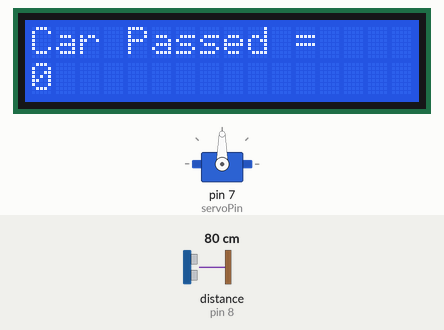
Simulated run of this sketch. Board: Arduino Uno, built with avr-gcc and run on an emulated ATmega328P. Shown: servo, 16×2 character LCD. Wiring (inferred from the names in the program): ultrasonic range finder: trigger pin 9; echo pin 8. The test bench sets the inputs (shaded band); at power-on: distance to the obstacle (sensor on pin 8) 80 cm. The echo pulse lasts 58.3 µs per cm; what the sketch prints to the serial monitor is not drawn.

Above: at 1.2 s.
1.3 s: distance to the obstacle (sensor on pin 8) set to 13 cm
2.8 s: distance to the obstacle (sensor on pin 8) set to 10 cm
At 3.2 s:
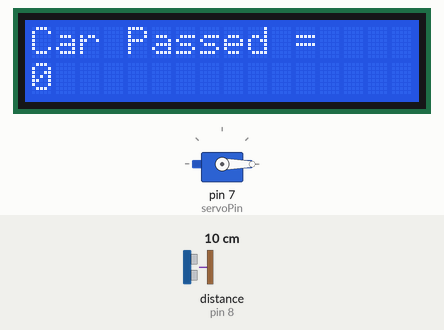
5.8 s: distance to the obstacle (sensor on pin 8) set to 120 cm
At 7.5 s:
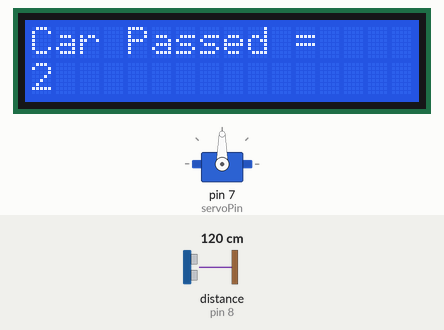
8.8 s: distance to the obstacle (sensor on pin 8) set to 18 cm
11.8 s: distance to the obstacle (sensor on pin 8) set to 250 cm
14.8 s: distance to the obstacle (sensor on pin 8) set to 35 cm
Timing chart, 0 to 17.8 s (numbered marks = the images above; inputs shaded):
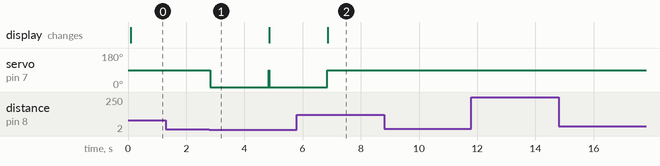

The sketch:

Smart-Toll-system.ino
```cpp
/* This Program is written by
Abdullah Al Jobayer
Electrical & Electronic Engineer
Guithub Profile link- https://github.com/jobayer-ee
***************/

#include <Servo.h>
#include <Wire.h>
#include <LiquidCrystal_I2C.h>
Servo myservo;
LiquidCrystal_I2C lcd(0x27, 16, 2);

const int trigPin = 9;
const int echoPin = 8;
const int servoPin = 7;
int servoRotationCount = 0;
void setup() {
  myservo.attach(servoPin);
  pinMode(trigPin, OUTPUT);
  pinMode(echoPin, INPUT);
  Serial.begin(9600);
  lcd.init();
  lcd.backlight();
}
void loop() {
  long duration, distance;
  // Send a short pulse to trigger the ultrasonic sensor
  digitalWrite(trigPin, LOW);
  delayMicroseconds(2);
  digitalWrite(trigPin, HIGH);
  delayMicroseconds(10);
  digitalWrite(trigPin, LOW);

  // Read the duration of the pulse from the echo pin
  duration = pulseIn(echoPin, HIGH);
  // Calculate the distance in centimeters
  distance = (duration / 2) / 29.1;
  // Check if the distance is less than or equal to 25 cm
  if (distance <= 10) {
    // If the distance is within 25 cm, open the toll barrier (servo 90 degrees)
    myservo.write(0);
    delay(2000); // Delay to keep the barrier open for 3 seconds
    myservo.write(90); // Close the barrier (back to 0 degrees)
    // Increment the counter when the servo rotates to 90 degrees
    servoRotationCount++;
  }
  // Print the distance and servo rotation count to the serial monitor for debugging
  Serial.print("Distance: ");
  Serial.print(distance);
  Serial.println(" cm");
  Serial.print("Servo Rotations: ");
  Serial.println(servoRotationCount);

  // Display the count on the LCD
  lcd.clear(); // Clear the LCD screen
  lcd.setCursor(0, 0); // Set the cursor to the first row, first column
  lcd.print("Car Passed ="); // Display the text
  lcd.setCursor(0, 1); // Set the cursor to the second row, first column
  lcd.print(servoRotationCount); // Display the count
}
```

Measured:
- the behaviour switches between 12 and 11 cm on distance to the obstacle (sensor on pin 8) (found by bisection; images 0 and 1)
- after the input at 1.3 s, every drawn part: stays the same
- after the input at 2.8 s, servo on pin 7 (servoPin): 90° → 0° at once
- after the input at 5.8 s, servo on pin 7 (servoPin): goes on until 6.8 s, then stays 90°
- after the input at 8.8 s, every drawn part: stays the same
- after the input at 11.8 s, every drawn part: stays the same
- after the input at 14.8 s, every drawn part: stays the same
